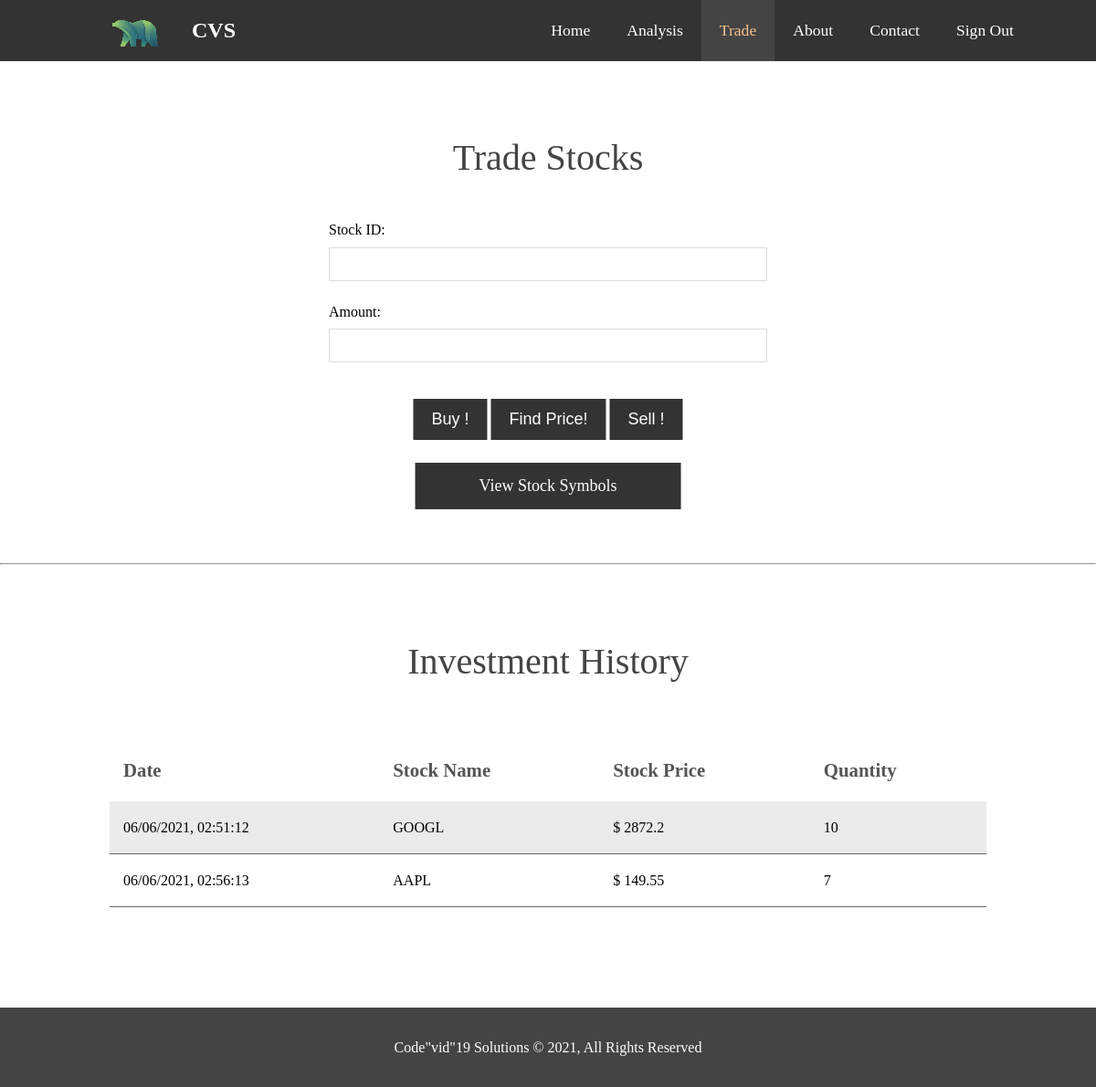
/trade (signed in), run on an earlier commit of the app's database.
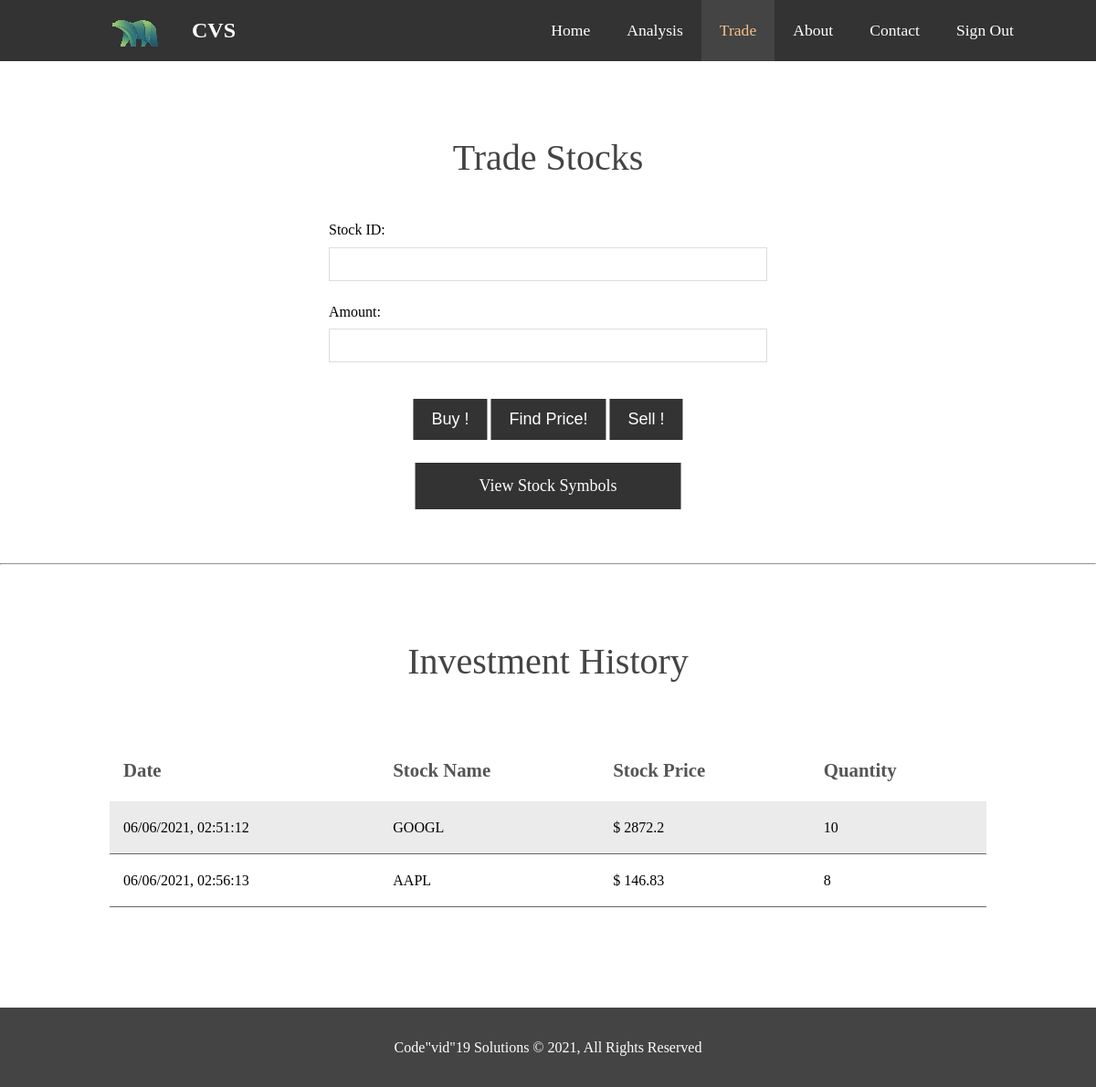
And on a later commit of the database.
### tables this page shows
CREATE TABLE stock(Date Date, Stock_Symbol Text, Price real, Quantity int, Email Text);

### back.py (the view, shortened to what this page needs)
@app.route("/trade", methods=["GET", "POST"])
def trade():
    if g.user:
        user_email = g.user
        transactions = stock.query(user_email[0], path)
        return render_template("trade.html", transactions=transactions)
    return redirect("/")

### back.py (called while the page is built)
@app.before_request
def security():
    g.user = None
    if "user_email" in session:
        emails = users.getemail(path)
        try:
            useremail = [
                email for email in emails if email[0] == session["user_email"]
            ][0]
            g.user = useremail
        except Exception as e:
            print("Failed")

### models/stock.py (called while the page is built)
def query(email: str, path: str) -> list:
    conn = s.connect(path)
    cur = conn.cursor()
    que = f"SELECT * FROM stock WHERE Email ='{email}'"
    cur.execute(que)
    res = cur.fetchall()
    return res

### models/users.py (called while the page is built)
def getemail(path: str):
    conn = s.connect(path)
    cur = conn.cursor()
    gml = "SELECT Email FROM user"
    cur.execute(gml)
    emails = cur.fetchall()
    return emails

### templates/trade.html (shortened to what this page needs)
<!DOCTYPE html>
<html lang="en">
<head>
    <link rel="stylesheet" href="../static/css/style.css">
    <link rel="stylesheet" href="../static/css/style_buy.css">
</head>
<body>
    <header>
        <nav id="navbar">
            <div class="container">
                <img src="../static/img/web_logo.png" alt="logo" class="c-logo">
                <h1 class="logo"><a href="index">CVS</a></h1>
                <ul>
                    <li><a href="index">Home</a></li>
                    <li><a href="inv">Analysis</a></li>
                    <li><a class="current" href="trade">Trade</a></li>
                    <li><a href="about">About</a></li>
                    <li><a href="contact">Contact</a></li>
                    <li><a href="http://localhost:8000/" class="f90-logout-button">Sign Out</a></li>
                </ul>
            </div>
        </nav>
    </header>
    <section class="contact-form1" id="contact-form">
        <div class="contain">
            <h1>Trade Stocks</h1>
            <form action="" method="post">
                <div class="form-group">
                    <label for="stockid">Stock ID:</label>
                    <input type="text" name="stockid" id="stockid" required>
                </div>
                <div class="form-group">
                    <label for="amount">Amount:</label>
                    <input type="number" name="amount" id="amount" required>
                </div>
                <div class="d-button">
                    <button id="submit" type="submit" class="btn" name="b1" value="b1">Buy !</button>
                    <button type="submit" class="btn" name="p1" value="p1">Find Price!</button>
                    <button type="submit" class="btn" name="s1" value="s1">Sell !</button>
                </div>
            </form>
        </div>
        <div class="d-button">
            <a href="https://stockanalysis.com/stocks/" target="_blank" class="btn" style="padding-left: 70px; padding-right: 70px;">View Stock Symbols</a>
        </div>
    </section>
    <hr>
    <section id="flip-box">
        <h1 class="py-4">Investment History</h1>
        <div class="wrapper">
            <table class="stock-table">
                <tr class="heading">
                    <th>Date</th>
                    <th>Stock Name</th>
                    <th>Stock Price</th>
                    <th>Quantity</th>
                </tr>
            {% for transaction in transactions %}
                <tr class="data">
                    <td>{{ transaction[0] }}</td>
                    <td>{{ transaction[1] }}</td>
                    <td>$ {{ transaction[2] }}</td>
                    <td>{{ transaction[3] }}</td>
                </tr>
            {% endfor %}
            </table>
        </div>
    </section>
    <footer id="main-footer">
        <p>Code"vid"19 Solutions &copy; 2021, All Rights Reserved</p>
    </footer>
</body>
</html>

### static/css/style.css (style rules this page uses)
* { margin: 0; padding: 0; box-sizing: border-box; }
html,body { font-family: 'Montserrat'; line-height: 1.7em; }
a { color: #333; text-decoration: none; }
h1 { padding-bottom: 20px; color: #555; }
p { margin: 10px 0; }
img { image-rendering: pixelated; }
.container, .container0 { margin: auto; font-family: 'Montserrat'; max-width: 1100px; overflow: auto; padding: 0 20px; }
.btn { display: inline-block; font-size: 18px; color: #ffffff; background: #333; padding: 12px 20px; border: none; transition-duration: 0.4s; }
.d-button { position: absolute; left: 50%; transform: translateX(-50%); margin: 20px 0px; }
.py-4 { padding: 60px 0px 40px; }
#navbar { background: #333; color: #ffffff; overflow: auto; }
#navbar a { color: #ffffff; }
#navbar h1 { float: left; padding-top: 20px; }
#navbar ul { list-style: none; float: right; }
#navbar ul li { float: left; }
#navbar ul li a, #navbar ul li #sign-out { font-size: 1.1rem; display: inline-block; padding: 20px; text-align: center; }
#navbar ul li a:hover, #navbar ul li a.current { background: #444; color: #f7c08a; transition-duration: 0.5s; }
.contact-form1 { height: 550px; }
#contact-form .form-group { font-family: 'Montserrat'; margin-bottom: 20px; }
#contact-form label { display: block; margin-bottom: 5px; }
#contact-form input, #contact-form textarea { width: 100%; padding: 10px; border: 1px #ddd solid; }
.contain { display: block; overflow: auto; padding: 60px 30%; min-height: 420px; }
.stock-table { width: 100%; margin-bottom: 110px; border-collapse: collapse; }
th { padding: 15px; text-align: left; }
td { padding: 15px; text-align: left; border-bottom: 1px solid #666; }
tr:nth-child(even) { background-color: #ebebeb; }
.heading th { font-size: 1.3rem; color: #555; padding: 20px 15px; }
.c-logo { float: left; width: 80px; height: 40px; border-radius: 50%; margin-top: 15px; margin-left: 40px; margin-right: 20px; }
#main-footer { font-family: 'Montserrat'; position: relative; bottom: 0; width: 100%; text-align: center; background: #444; color: #ffffff; padding: 20px; z-index: 9999; }

### static/css/style_buy.css (style rules this page uses)
* { margin: 0; padding: 0; -webkit-box-sizing: border-box; box-sizing: border-box; }
#flip-box h1 { font-size: 2.5rem; font-family: 'Montserrat'; font-weight: normal; color: #444; text-align: center; margin: 2rem 0; }
#contact-form h1 { font-size: 2.5rem; font-family: 'Montserrat'; font-weight: normal; color: #444; text-align: center; margin: 2rem 0; }
.wrapper { display: inline-flex; width: 80%; margin: 0 10% ; max-width: 90rem; }

What changed in the data, as far as the page shows it:
changed stock "AAPL": Price "149.55" → "146.83"; Quantity "7" → "8"
